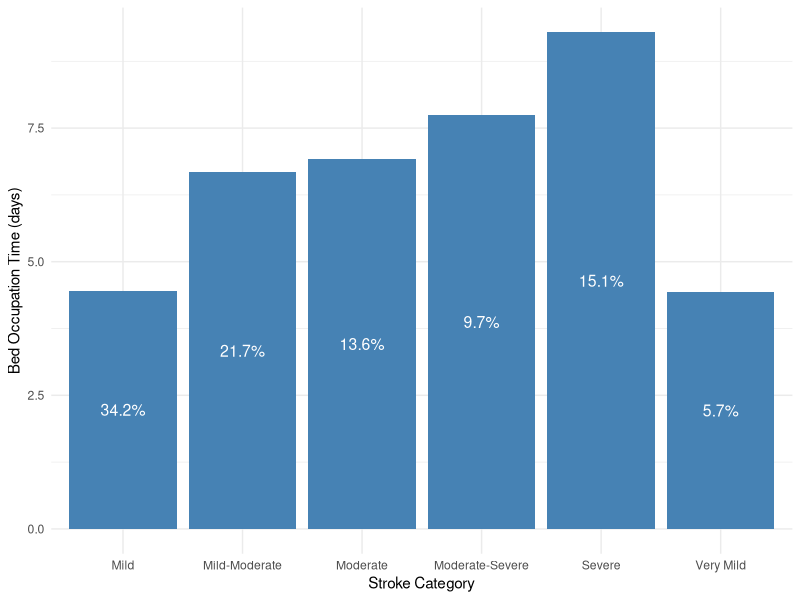
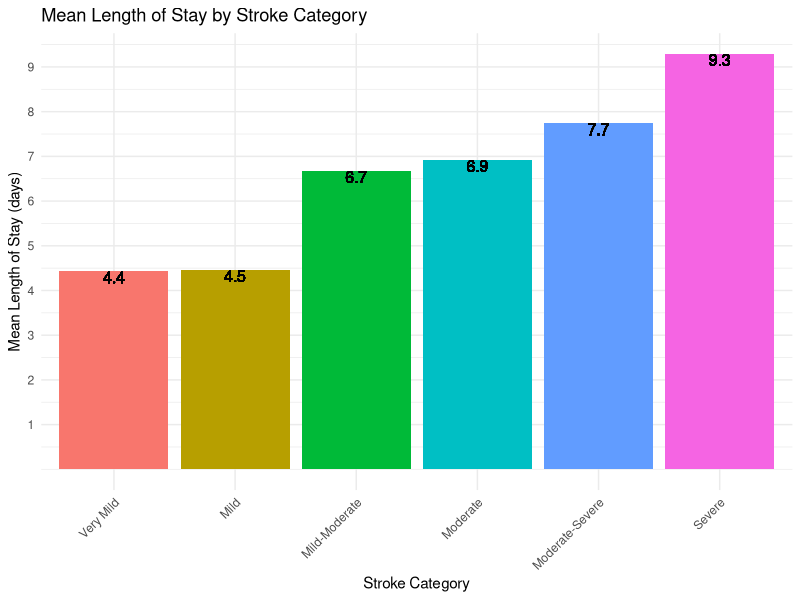
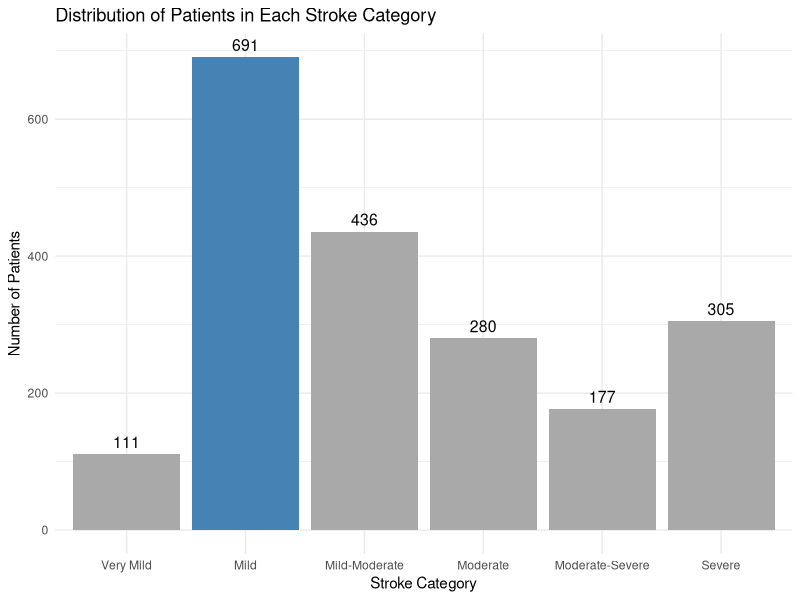

Write the R code that produced these figures, in order.
## ---- chunk 1

#| label: tbl-strokeCat
#| tbl-cap: Stroke Categories, Probabiliy and Bed Occupation times

library(tidyverse)
library(ggplot2)
library(bookdown)

set.seed(2023)
# Parameters

total_patients <- 2000 # assuming there are 2000 all around the year
total_patients_future <- 2500 # assuming the 2500 patients in the future 
patients_per_month <- 2000/12 # patients per month
arrival_rate <- total_patients/365  # average 6 patients per day
arrival_rate_future <- total_patients_future/365 # average 7 patients per day

# Bed occupation time (in days) for each stroke level

bed_occupation_time <- list(c(4.43), c(4.46), c(6.67), c(6.92), c(7.74), c(9.29))


# Probability of each stroke level
stroke_level_prob <- c(0.0570,0.342, 0.217, 0.136, 0.0971, 0.151)

# visualization

library(ggplot2)

bed_occupation_time_df <- data.frame(
  stroke_category = c("Very Mild", "Mild", "Mild-Moderate", "Moderate", "Moderate-Severe", "Severe"),
  bed_occupation_time = c(4.43,4.46,6.67,6.92,7.74,9.29),
  probability = c(0.0570,0.342, 0.217, 0.136, 0.0971, 0.151)
)

updated_bed_occupation_time_df <- bed_occupation_time_df

colnames(updated_bed_occupation_time_df) <- c("Stroke Categories", "Bed Occupation times", "Stroke Probability")

updated_bed_occupation_time_df %>%
  knitr::kable(caption = "Stroke categories and corresponding length of stay and probabilities")
## ---- chunk 2

# viz for the stroke categrories.

v1 <-ggplot(updated_bed_occupation_time_df, aes(x = `Stroke Categories`, y = `Bed Occupation times`)) +
  geom_col(fill = "steelblue") +
  theme_minimal()+
  geom_text(aes(label = scales::percent(`Stroke Probability`, accuracy = 0.1)), 
            position = position_stack(vjust = 0.5), color = "white", size = 4) +
  theme_minimal() +
  labs(
       x = "Stroke Category",
       y = "Bed Occupation Time (days)")
v1

## ---- chunk 3

# total patients = 2000
# arrival rate = 6

generate_interarrival_times <- function(total_patients, arrival_rate) {
  interarrival_times <- rexp(total_patients, rate = arrival_rate)
  return(interarrival_times)
}

## ---- chunk 4

# stroke_level_prob <- c(0.0570,0.342, 0.217, 0.136, 0.0971, 0.151)

assign_stroke_levels <- function(total_patients, stroke_level_prob) {
  stroke_levels <- sample(1:length(stroke_level_prob), 
                          size = total_patients, 
                          replace = TRUE, 
                          prob = stroke_level_prob)
  return(stroke_levels)
}

stroke_levels <- assign_stroke_levels(total_patients, stroke_level_prob)
## ---- chunk 5
generate_length_of_stay <- function(total_patients, 
                                    bed_occupation_time, 
                                    stroke_levels) {
  length_of_stay <- numeric(total_patients)
  
  for (i in 1:total_patients) {
    
    stroke_level <- stroke_levels[i]
    
    if (length(bed_occupation_time[[stroke_level]]) == 1) {
      
      length_of_stay[i] <- bed_occupation_time[[stroke_level]][1]
    } 
    else {
      length_of_stay[i] <- sample(bed_occupation_time[[stroke_level]][1]
                                  :bed_occupation_time[[stroke_level]][2], 1)
    }
  }
  
  return(length_of_stay)
}


# Generating length_of_stay for each patient
length_of_stay <- generate_length_of_stay(total_patients, 
                                          bed_occupation_time, 
                                          stroke_levels)
## ---- chunk 6
set.seed(2023)

# generating the arrival data for the current volume of patients

# Add number_of_patients and length_of_stay to arrivals_data

interarrival_times <- generate_interarrival_times(total_patients, arrival_rate)

stroke_levels <- assign_stroke_levels(total_patients, stroke_level_prob)

length_of_stay<- generate_length_of_stay(total_patients, bed_occupation_time, stroke_levels)

arrivals_data <- data.frame(interarrival_times, stroke_levels, length_of_stay)

## ---- chunk 7
arrivals_data$stroke_categories <- factor(arrivals_data$stroke_levels,
                                          levels = c(1, 2, 3, 4, 5, 6),
                                          labels = c("Very Mild", "Mild", "Mild-Moderate", "Moderate", "Moderate-Severe", "Severe"))

colnames(arrivals_data) <- c("Interarrival times", "stroke levels", "Length of stay", "stroke categoryNames")

arrivals_data %>% 
  select(-`stroke levels`) %>%
  head() %>%
  knitr::kable(caption = "Patient Arrival Data")
## ---- chunk 8
ggplot(arrivals_data, aes(x = `stroke categoryNames`, y = `Length of stay`, fill = `stroke categoryNames`)) +
  geom_bar(stat = "summary", fun = "mean", position = "dodge") +
  geom_text(aes(label = round(`Length of stay`, 1)), vjust = 1, size = 4) +
  theme_minimal() +
  scale_y_continuous(breaks = c(1,2,3,4,5,6,7,8,9,10))+
  labs(title = "Mean Length of Stay by Stroke Category",
       x = "Stroke Category",
       y = "Mean Length of Stay (days)") +
  scale_fill_discrete(name = "Stroke Category")+
        theme(axis.text.x = element_text(angle = 45 ,hjust = 1),
            legend.position = "none")
## ---- chunk 9

library(dplyr)
arrivals_summary <- arrivals_data %>%
  count(`stroke categoryNames`) %>%
  mutate(max_count = n == max(n))

stroke_distribution <- ggplot(arrivals_summary, aes(x = `stroke categoryNames`, y = n, fill = max_count)) +
  geom_bar(stat = "identity") +
  geom_text(aes(label = n), vjust = -0.5, size = 4) +
  scale_fill_manual(values = c("darkgray", "steelblue"), guide = FALSE) +
  theme_minimal() +
  labs(
    x = "Stroke Category",
    y = "Number of Patients",
    title = "Distribution of Patients in Each Stroke Category"
  )

stroke_distribution



## ---- chunk 10
run_simulation <- function(arrival_rate,
                           bed_occupation_time,
                           stroke_level_prob,
                           total_patients,
                           num_simulations) {
    num_bed_range <- seq(20,50, by=1)

  performance_metrics_list <- lapply(1:num_simulations, function(simulation) {
    lapply(num_bed_range, function(num_beds) {
      stroke_sim <- stroke_simulation(total_patients =  total_patients,
                                      arrival_rate = arrival_rate,
                                      bed_occupation_time = bed_occupation_time,
                                      stroke_level_prob = stroke_level_prob,
                                      num_beds = num_beds)

      num_beds <- length(stroke_sim$beds)
      total_patients <- total_patients

      occupied_beds <- sum(stroke_sim$beds > 0)
      utilization <- occupied_beds / num_beds

      total_wait_times <- sum(unlist(stroke_sim$queue))
      num_patients_queue <- length(stroke_sim$queue)
      avg_wait_times <- total_wait_times / num_patients_queue

      average_time_in_queue = total_wait_times / num_patients_queue
      max_queue_length <- length(stroke_sim$queue)

      proportion_patients_waiting <- num_patients_queue / total_patients
      percent_patients_waiting <- proportion_patients_waiting * 100

      avg_length_of_stay <- (sum(stroke_sim$length_of_stay)) / total_patients

      performance_metrics_month <- data.frame(num_beds = num_beds,
                                              utilization = utilization,
                                              avg_wait_times = avg_wait_times,
                                              max_queue_length = max_queue_length,
                                              # min_queue_length = stroke_sim$min_queue_length,
                                              proportion_patients_waiting = proportion_patients_waiting,
                                              percent_patients_waiting = percent_patients_waiting,
                                              avg_length_of_stay = avg_length_of_stay)

      return(performance_metrics_month)
    })
  })

  return(performance_metrics_list)
}

## ---- chunk 11
